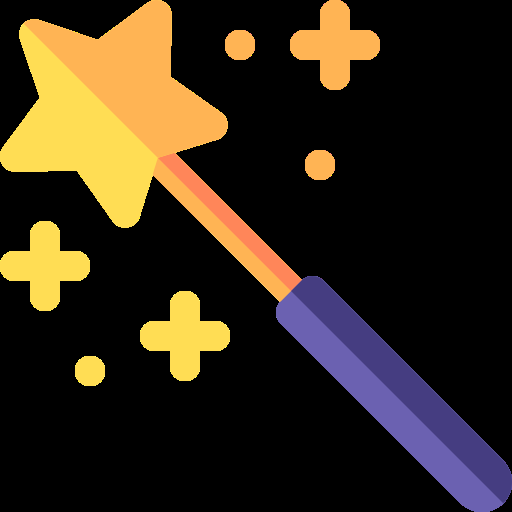
#> input picture Image_Processing_Practical--main/magic-wand - Copy.png, 512 x 512 px
$ python -i main.py   (imports and definitions only)   (older library calls are emulated)
#> lines starting #> are read from the running program, lines starting #| are printed output that depends on the picture
#> further down, picture is the input picture: shape (512, 512, 3); mean B, G, R 26.1, 41.9, 53.3
import cv2
import numpy as np
import matplotlib.pyplot as plt #مكتبة لإنشاء الرسوم البيانية مثل الهيستوغرام.
from tkinter import Tk, filedialog, Button, Label, ttk, Canvas, Toplevel
from PIL import Image, ImageTk #مكتبة Python Imaging Library لتحويل الصور بين الأنواع
from matplotlib.backends.backend_tkagg import FigureCanvasTkAgg #رلدمج رسومات Matplotlib داخل تطبيق Tkinter.

# [2 lines not run here, left out]
# ---- Low-Pass Filter Algorithms ----

# [1 line that did not run here, left out]
# [1 line not run here, left out]


# [1 line that did not run here, left out]
# [1 line not run here, left out]
# [1 line that did not run here, left out]
# [1 line not run here, left out]


logo_path_left = "Image_Processing_Practical--main/magic-wand.png"  # Replace with your left logo path
# [1 line not run here, left out]
# [1 line that did not run here, left out]
# [1 line that did not run here, left out]

# Add the first logo to the top-left corner
# [1 line that did not run here, left out]
# [1 line not run here, left out]

# Load the second logo for the top-right corner
logo_path_right = "Image_Processing_Practical--main\magic-wand - Copy.png"  # Replace with your right logo path
# [1 line not run here, left out]
# [1 line that did not run here, left out]
# [1 line that did not run here, left out]

# Add the second logo to the top-right corner
# [1 line that did not run here, left out]
# [1 line not run here, left out]

# Prevent garbage collection of images
# [1 line that did not run here, left out]
# [1 line that did not run here, left out]

# Ideal Low-Pass Filter (Color)
# [42 lines left out: functions ideal_low_pass_filter_color, gaussian_low_pass_filter_color, not called in this run]

# ---- Edge Detection Algorithms ----

# Sobel Operator
def sobel_operator(img):
    gray_img = cv2.cvtColor(img, cv2.COLOR_BGR2GRAY)
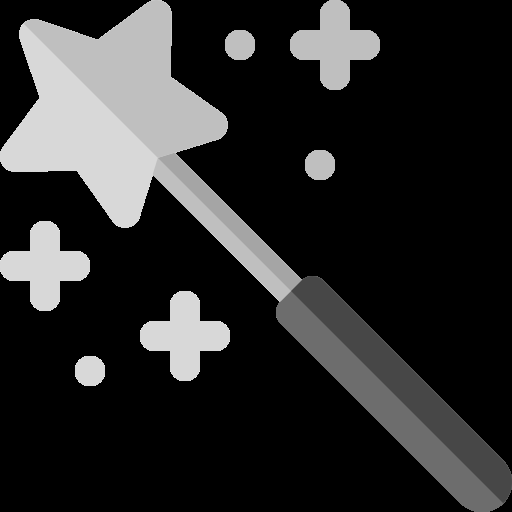
#> gray_img: shape (512, 512); min 0, max 241, mean 43.5
    sobelx = cv2.Sobel(gray_img, cv2.CV_64F, 1, 0, ksize=3)
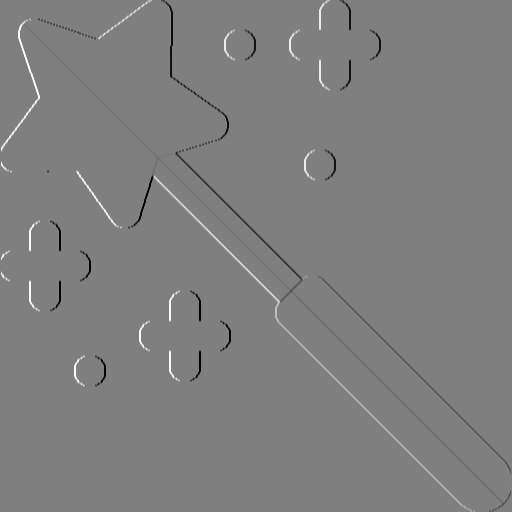
#> sobelx: shape (512, 512) float64; min -889, max 889, mean -0.1; drawn with min black and max white
    sobely = cv2.Sobel(gray_img, cv2.CV_64F, 0, 1, ksize=3)
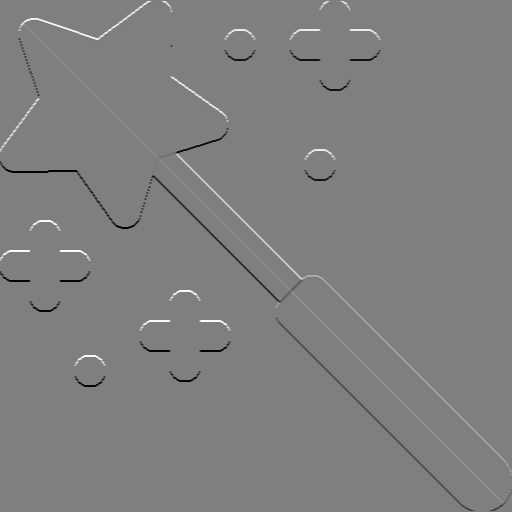
#> sobely: shape (512, 512) float64; min -889, max 889, mean -0.1; drawn with min black and max white
    sobel = cv2.magnitude(sobelx, sobely)
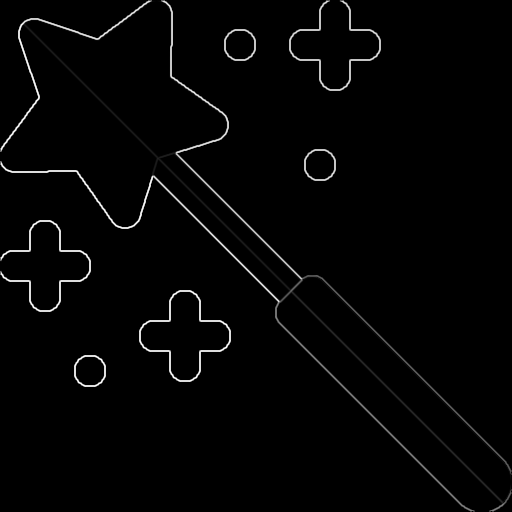
#> sobel: shape (512, 512) float64; min 0, max 990.5, mean 16.9; drawn with min black and max white
    sobel = cv2.normalize(sobel, None, 0, 255, cv2.NORM_MINMAX)
    return cv2.cvtColor(sobel.astype(np.uint8), cv2.COLOR_GRAY2BGR)

# Canny Edge Detector
# [21 lines left out: functions canny_edge_detector, kirsch_operator, not called in this run]

# ---- Additional Algorithms ----

# Median Filter
def median_filter(img):
    return cv2.medianBlur(img, 5)

# Laplacian Filter
# [24 lines left out: functions laplacian_filter, histogram_stretch_gray, histogram_stretch_rgb, not called in this run]

# ---- GUI Setup ----

class ImageProcessingApp:
    # [87 lines left out: functions __init__, upload_image, display_original_image, display_processed_image, apply_filter, not called in this run]

    def apply_ideal_low_pass_filter_color(self):
        self.processed_img = ideal_low_pass_filter_color(self.img)

    def apply_gaussian_low_pass_filter_color(self):
        self.processed_img = gaussian_low_pass_filter_color(self.img)

    def apply_sobel_operator(self):
        self.processed_img = sobel_operator(self.img)

    def apply_canny_edge_detector(self):
        self.processed_img = canny_edge_detector(self.img)

    def apply_kirsch_operator(self):
        self.processed_img = kirsch_operator(self.img)

    def apply_laplacian_filter(self):
        self.processed_img = laplacian_filter(self.img)

    def apply_median_filter(self):
        self.processed_img = median_filter(self.img)

    def apply_histogram_stretch_gray(self):
        gray_img = cv2.cvtColor(self.img, cv2.COLOR_BGR2GRAY)
        self.processed_img = cv2.cvtColor(histogram_stretch_gray(gray_img), cv2.COLOR_GRAY2BGR)

    def apply_histogram_stretch_rgb(self):
        self.processed_img = histogram_stretch_rgb(self.img.copy())

    # [31 lines left out: function show_histograms, not called in this run]

# Add a button to clear the images
class ImageProcessingApp:
    # [98 lines left out: functions __init__, clear_images, upload_image, display_original_image, display_processed_image, apply_filter, not called in this run]

    def apply_ideal_low_pass_filter_color(self):
        self.processed_img = ideal_low_pass_filter_color(self.img)

    def apply_gaussian_low_pass_filter_color(self):
        self.processed_img = gaussian_low_pass_filter_color(self.img)

    def apply_sobel_operator(self):
        self.processed_img = sobel_operator(self.img)

    def apply_canny_edge_detector(self):
        self.processed_img = canny_edge_detector(self.img)

    def apply_kirsch_operator(self):
        self.processed_img = kirsch_operator(self.img)

    def apply_laplacian_filter(self):
        self.processed_img = laplacian_filter(self.img)

    def apply_median_filter(self):
        self.processed_img = median_filter(self.img)

    def apply_histogram_stretch_gray(self):
        gray_img = cv2.cvtColor(self.img, cv2.COLOR_BGR2GRAY)
        self.processed_img = cv2.cvtColor(histogram_stretch_gray(gray_img), cv2.COLOR_GRAY2BGR)

    def apply_histogram_stretch_rgb(self):
        self.processed_img = histogram_stretch_rgb(self.img.copy())

    # [31 lines left out: function show_histograms, not called in this run]


# [1 line that did not run here, left out]
# [1 line not run here, left out]

>>> import cv2
>>> picture = cv2.imread('Image_Processing_Practical--main/magic-wand - Copy.png')
>>> result = sobel_operator(picture)

$ run again, on Image_Processing_Practical--main/magic-wand.png
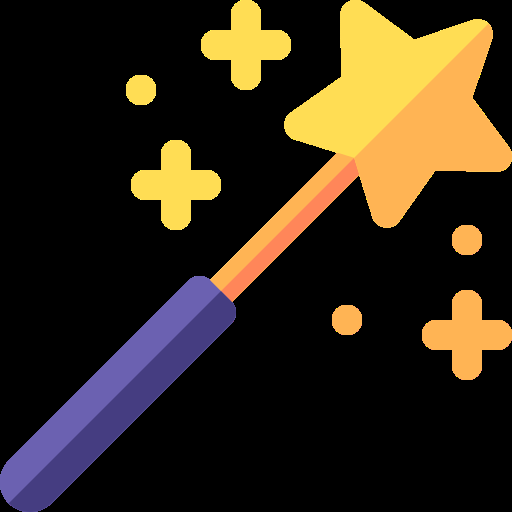
#> input picture Image_Processing_Practical--main/magic-wand.png, 512 x 512 px
#> picture is the input picture: shape (512, 512, 3); mean B, G, R 26.1, 41.9, 53.3
#> in sobel_operator, `sobely = cv2.Sobel(gray_img, cv2.CV_64F, 0, 1, ksize=3)`:
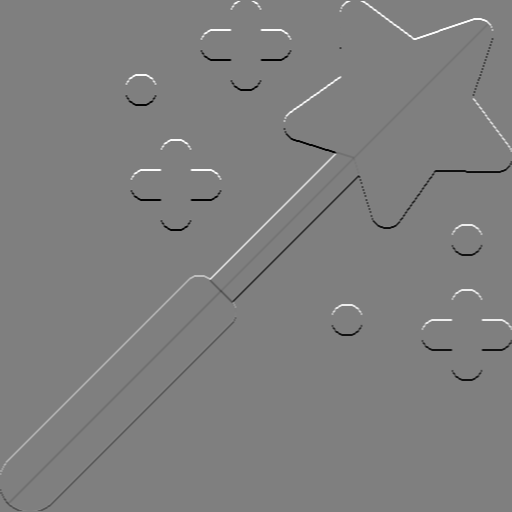
#> sobely: shape (512, 512) float64; min -889, max 889, mean -0.1; drawn with min black and max white
#> in sobel_operator, `sobel = cv2.magnitude(sobelx, sobely)`:
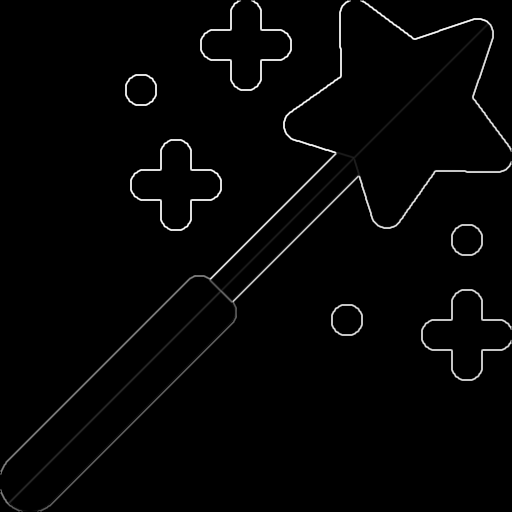
#> sobel: shape (512, 512) float64; min 0, max 990.5, mean 16.9; drawn with min black and max white
